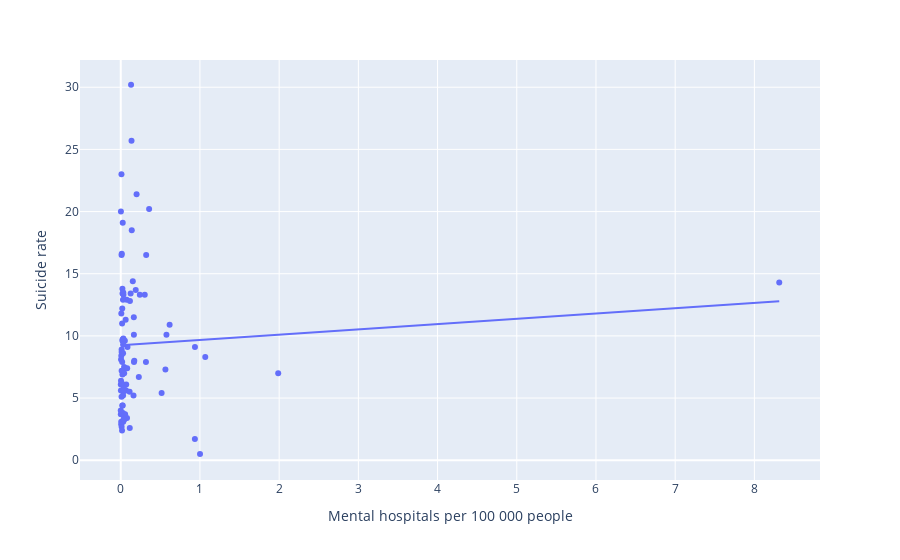

The code cell stored with this chart in its notebook:
### Markdown cell above
## Time for a bunch of linear regressions!

### Code cell
fig = px.scatter(df2016, x="mental_hospitals_per_100k", y="suicide_rate", trendline="ols")
fig.update_xaxes(title_text="Mental hospitals per 100 000 people"); fig.update_yaxes(title_text="Suicide rate")
fig.show()

### Figure 1 — Plotly figure (JSON) as saved in the notebook; plotly's stock layout.template omitted (floating-point values rounded to 4 significant figures; data arrays with more than 128 entries replaced by an {"elided": "..."} marker saying what was removed)
{"data": [{"hovertemplate": "mental_hospitals_per_100k=%{x}<br>suicide_rate=%{y}<extra></extra>", "legendgroup": "", "marker": {"color": "#636efa", "symbol": "circle"}, "mode": "markers", "name": "", "orientation": "v", "showlegend": false, "type": "scatter", "x": {"elided": "183 float values"}, "xaxis": "x", "y": {"elided": "183 float values"}, "yaxis": "y"}, {"hovertemplate": "<b>OLS trendline</b><br>suicide_rate = 0.424926 * mental_hospitals_per_100k + 9.25652<br>R<sup>2</sup>=0.004761<br><br>mental_hospitals_per_100k=%{x}<br>suicide_rate=%{y} <b>(trend)</b><extra></extra>", "legendgroup": "", "marker": {"color": "#636efa", "symbol": "circle"}, "mode": "lines", "name": "", "showlegend": false, "type": "scatter", "x": [0, 0.001, 0.001, 0.002, 0.002, 0.003, 0.004, 0.006, 0.006, 0.007, 0.007, 0.009, 0.01, 0.01, 0.011, 0.011, 0.011, 0.011, 0.013, 0.013, 0.016, 0.017, 0.018, 0.019, 0.019, 0.019, 0.021, 0.021, 0.021, 0.022, 0.023, 0.025, 0.025, 0.025, 0.027, 0.028, 0.029, 0.029, 0.03, 0.032, 0.032, 0.032, 0.033, 0.034, 0.035, 0.038, 0.042, 0.043, 0.048, 0.052, 0.055, 0.056, 0.062, 0.068, 0.069, 0.075, 0.079, 0.081, 0.085, 0.112, 0.114, 0.116, 0.125, 0.13, 0.136, 0.139, 0.152, 0.161, 0.165, 0.166, 0.167, 0.171, 0.189, 0.2, 0.228, 0.241, 0.303, 0.318, 0.321, 0.358, 0.516, 0.564, 0.577, 0.617, 0.936, 0.937, 1.001, 1.067, 1.988, 8.314], "xaxis": "x", "y": [9.257, 9.257, 9.257, 9.257, 9.257, 9.258, 9.258, 9.259, 9.259, 9.259, 9.259, 9.26, 9.261, 9.261, 9.261, 9.261, 9.261, 9.261, 9.262, 9.262, 9.263, 9.264, 9.264, 9.265, 9.265, 9.265, 9.265, 9.265, 9.265, 9.266, 9.266, 9.267, 9.267, 9.267, 9.268, 9.268, 9.269, 9.269, 9.269, 9.27, 9.27, 9.27, 9.271, 9.271, 9.271, 9.273, 9.274, 9.275, 9.277, 9.279, 9.28, 9.28, 9.283, 9.285, 9.286, 9.288, 9.29, 9.291, 9.293, 9.304, 9.305, 9.306, 9.31, 9.312, 9.314, 9.316, 9.321, 9.325, 9.327, 9.327, 9.327, 9.329, 9.337, 9.342, 9.353, 9.359, 9.385, 9.392, 9.393, 9.409, 9.476, 9.496, 9.502, 9.519, 9.654, 9.655, 9.682, 9.71, 10.1, 12.79], "yaxis": "y"}], "layout": {"legend": {"tracegroupgap": 0}, "margin": {"t": 60}, "xaxis": {"anchor": "y", "domain": [0, 1], "title": {"text": "Mental hospitals per 100 000 people"}}, "yaxis": {"anchor": "x", "domain": [0, 1], "title": {"text": "Suicide rate"}}}}
